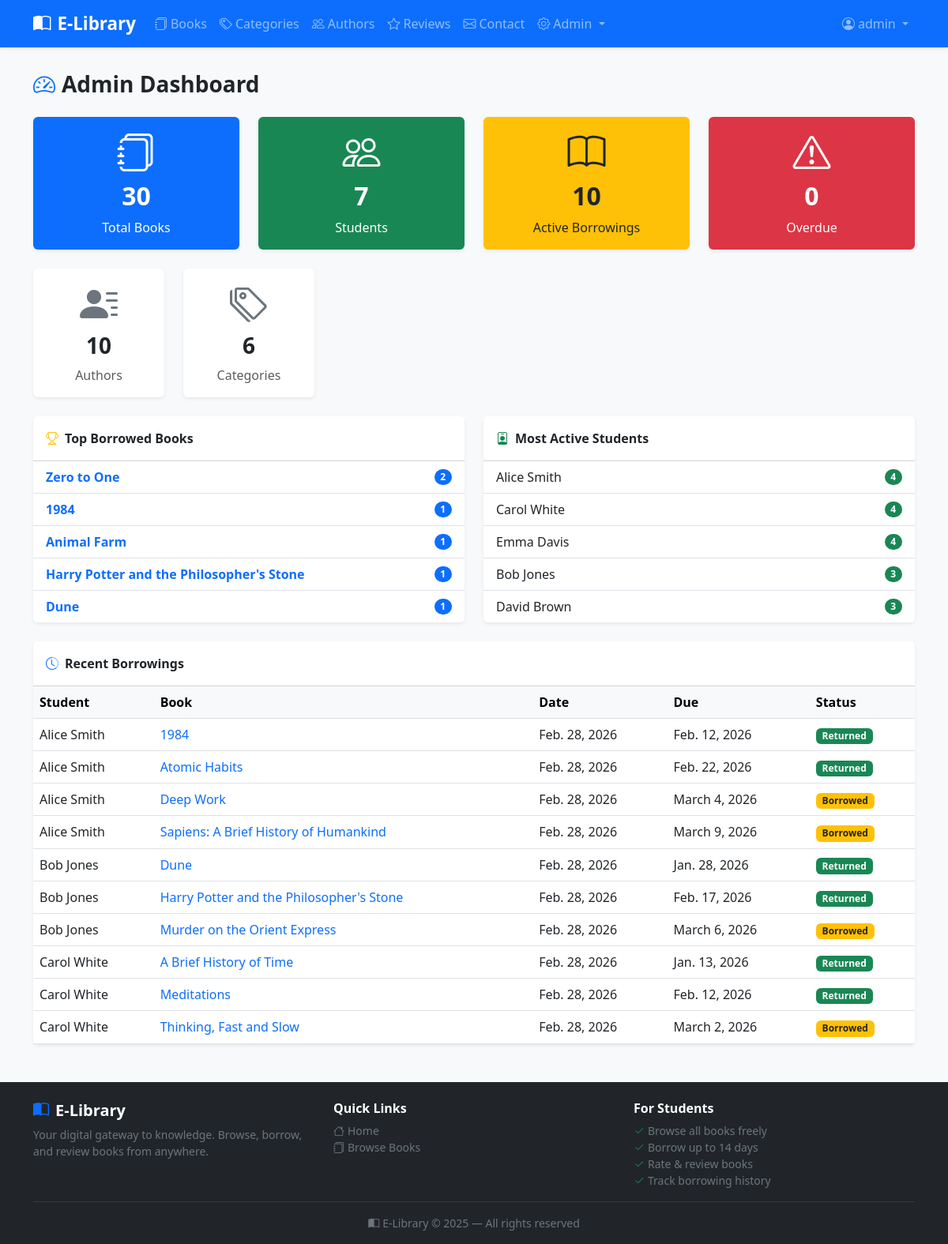
The page /admin-panel/dashboard/ (signed in) on the database its author committed.
### books/models.py (models this page shows, shortened)
class Book(models.Model):
    title = models.CharField(max_length=300)
    author = models.ForeignKey(Author, on_delete=models.SET_NULL, null=True, related_name='books')
    category = models.ForeignKey(Category, on_delete=models.SET_NULL, null=True, related_name='books')
    description = models.TextField(blank=True)
    cover_image = models.ImageField(upload_to='covers/', blank=True, null=True)
    isbn = models.CharField(max_length=20, blank=True, unique=True, null=True)
    pages = models.PositiveIntegerField(blank=True, null=True)
    language = models.CharField(max_length=50, blank=True, default='English')
    total_copies = models.PositiveIntegerField(default=1)
    available_copies = models.PositiveIntegerField(default=1)
    published_date = models.DateField(blank=True, null=True)
    created_at = models.DateTimeField(auto_now_add=True)
    class Meta:
        ordering = ['title']

### borrowing/models.py (models this page shows, shortened)
class BorrowRecord(models.Model):
    STATUS_CHOICES = [
        ('borrowed', 'Borrowed'),
        ('returned', 'Returned'),
    ]
    student = models.ForeignKey(User, on_delete=models.CASCADE, related_name='borrow_records')
    book = models.ForeignKey(Book, on_delete=models.CASCADE, related_name='borrow_records')
    borrow_date = models.DateField(auto_now_add=True)
    due_date = models.DateField()
    return_date = models.DateField(null=True, blank=True)
    status = models.CharField(max_length=10, choices=STATUS_CHOICES, default='borrowed')
    @property
    def is_overdue(self):
        return self.status == 'borrowed' and timezone.now().date() > self.due_date
    class Meta:
        ordering = ['-borrow_date']

### books/dashboard_views.py (the view)
# urls.py: path('dashboard/', dashboard_views.dashboard, name='dashboard'),
@user_passes_test(is_admin)
def dashboard(request):
    today = timezone.now().date()
    total_books = Book.objects.count()
    total_authors = Author.objects.count()
    total_categories = Category.objects.count()
    total_students = User.objects.filter(is_staff=False, is_superuser=False).count()
    active_borrowings = BorrowRecord.objects.filter(status='borrowed').count()
    overdue_borrowings = BorrowRecord.objects.filter(
        status='borrowed', due_date__lt=today
    ).count()
    top_books = (
        Book.objects.annotate(borrow_count=Count('borrow_records'))
        .order_by('-borrow_count')[:5]
    )
    top_students = (
        User.objects.annotate(borrow_count=Count('borrow_records'))
        .filter(is_staff=False)
        .order_by('-borrow_count')[:5]
    )
    recent_borrowings = BorrowRecord.objects.select_related('student', 'book').order_by('-borrow_date')[:10]
    return render(request, 'admin_dashboard/dashboard.html', {
        'total_books': total_books,
        'total_authors': total_authors,
        'total_categories': total_categories,
        'total_students': total_students,
        'active_borrowings': active_borrowings,
        'overdue_borrowings': overdue_borrowings,
        'top_books': top_books,
        'top_students': top_students,
        'recent_borrowings': recent_borrowings,
        'today': today,
    })

### books/dashboard_views.py (called while the page is built)
def is_admin(user):
    return user.is_staff

### templates/admin_dashboard/dashboard.html (shortened to what this page needs)
{% extends 'base.html' %}
{% block content %}
<h3 class="fw-bold mb-4"><i class="bi bi-speedometer2 me-2 text-primary"></i>Admin Dashboard</h3>
<div class="row g-4 mb-4">
  <div class="col-6 col-md-3">
    <div class="card border-0 shadow-sm text-center p-3 bg-primary text-white">
      <i class="bi bi-journals display-5"></i>
      <h2 class="fw-bold mt-2">{{ total_books }}</h2>
      <p class="mb-0">Total Books</p>
    </div>
  </div>
  <div class="col-6 col-md-3">
    <div class="card border-0 shadow-sm text-center p-3 bg-success text-white">
      <i class="bi bi-people display-5"></i>
      <h2 class="fw-bold mt-2">{{ total_students }}</h2>
      <p class="mb-0">Students</p>
    </div>
  </div>
  <div class="col-6 col-md-3">
    <div class="card border-0 shadow-sm text-center p-3 bg-warning text-dark">
      <i class="bi bi-book display-5"></i>
      <h2 class="fw-bold mt-2">{{ active_borrowings }}</h2>
      <p class="mb-0">Active Borrowings</p>
    </div>
  </div>
  <div class="col-6 col-md-3">
    <div class="card border-0 shadow-sm text-center p-3 bg-danger text-white">
      <i class="bi bi-exclamation-triangle display-5"></i>
      <h2 class="fw-bold mt-2">{{ overdue_borrowings }}</h2>
      <p class="mb-0">Overdue</p>
    </div>
  </div>
</div>
<div class="row g-4 mb-4">
  <div class="col-md-2">
    <div class="card border-0 shadow-sm text-center p-3">
      <i class="bi bi-person-lines-fill display-5 text-secondary"></i>
      <h3 class="fw-bold mt-2">{{ total_authors }}</h3>
      <p class="mb-0 text-muted">Authors</p>
    </div>
  </div>
  <div class="col-md-2">
    <div class="card border-0 shadow-sm text-center p-3">
      <i class="bi bi-tags display-5 text-secondary"></i>
      <h3 class="fw-bold mt-2">{{ total_categories }}</h3>
      <p class="mb-0 text-muted">Categories</p>
    </div>
  </div>
</div>
<div class="row g-4">
  <div class="col-md-6">
    <div class="card border-0 shadow-sm">
      <div class="card-header bg-white fw-bold py-3">
        <i class="bi bi-trophy me-2 text-warning"></i>Top Borrowed Books
      </div>
      <ul class="list-group list-group-flush">
        {% for book in top_books %}
        <li class="list-group-item d-flex justify-content-between align-items-center">
          <a href="{% url 'book_detail' book.pk %}" class="text-decoration-none fw-semibold">{{ book.title }}</a>
          <span class="badge bg-primary rounded-pill">{{ book.borrow_count }}</span>
        </li>
        {% empty %}
        <li class="list-group-item text-muted text-center">No borrowing data yet.</li>
        {% endfor %}
      </ul>
    </div>
  </div>
  <div class="col-md-6">
    <div class="card border-0 shadow-sm">
      <div class="card-header bg-white fw-bold py-3">
        <i class="bi bi-person-badge me-2 text-success"></i>Most Active Students
      </div>
      <ul class="list-group list-group-flush">
        {% for student in top_students %}
        <li class="list-group-item d-flex justify-content-between align-items-center">
          <span>{{ student.get_full_name|default:student.username }}</span>
          <span class="badge bg-success rounded-pill">{{ student.borrow_count }}</span>
        </li>
        {% empty %}
        <li class="list-group-item text-muted text-center">No student data yet.</li>
        {% endfor %}
      </ul>
    </div>
  </div>
  <div class="col-12">
    <div class="card border-0 shadow-sm">
      <div class="card-header bg-white fw-bold py-3">
        <i class="bi bi-clock-history me-2 text-primary"></i>Recent Borrowings
      </div>
      <div class="table-responsive">
        <table class="table table-hover mb-0">
          <thead class="table-light">
            <tr>
              <th>Student</th>
              <th>Book</th>
              <th>Date</th>
              <th>Due</th>
              <th>Status</th>
            </tr>
          </thead>
          <tbody>
            {% for record in recent_borrowings %}
            <tr {% if record.is_overdue %}class="table-danger"{% endif %}>
              <td>{{ record.student.get_full_name|default:record.student.username }}</td>
              <td><a href="{% url 'book_detail' record.book.pk %}" class="text-decoration-none">{{ record.book.title }}</a></td>
              <td>{{ record.borrow_date }}</td>
              <td>{{ record.due_date }}</td>
              <td>
                {% if record.status == 'borrowed' %}
                <span class="badge bg-warning text-dark">Borrowed</span>
                {% else %}
                <span class="badge bg-success">Returned</span>
                {% endif %}
              </td>
            </tr>
            {% empty %}
            <tr><td colspan="5" class="text-center text-muted py-3">No borrowings yet.</td></tr>
            {% endfor %}
          </tbody>
        </table>
      </div>
    </div>
  </div>
</div>
{% endblock %}

### templates/base.html (shortened to what this page needs)
<!DOCTYPE html>
<html lang="en">
<head>
  <link href="https://cdn.jsdelivr.net/npm/bootstrap@5.3.0/dist/css/bootstrap.min.css" rel="stylesheet">
  <link href="https://cdn.jsdelivr.net/npm/bootstrap-icons@1.11.0/font/bootstrap-icons.css" rel="stylesheet">
</head>
<body>
<nav class="navbar navbar-expand-lg navbar-dark bg-primary shadow-sm fixed-top">
  <div class="container">
    <a class="navbar-brand" href="{% url 'home' %}">
      <i class="bi bi-book-half me-2"></i>E-Library
    </a>
    <div class="collapse navbar-collapse" id="navbarNav">
      <ul class="navbar-nav me-auto">
        <li class="nav-item">
          <a class="nav-link" href="{% url 'book_list' %}"><i class="bi bi-journals me-1"></i>Books</a>
        </li>
        <li class="nav-item">
          <a class="nav-link" href="{% url 'public_category_list' %}"><i class="bi bi-tags me-1"></i>Categories</a>
        </li>
        <li class="nav-item">
          <a class="nav-link" href="{% url 'public_author_list' %}"><i class="bi bi-people me-1"></i>Authors</a>
        </li>
        <li class="nav-item">
          <a class="nav-link" href="{% url 'public_reviews' %}"><i class="bi bi-star me-1"></i>Reviews</a>
        </li>
        <li class="nav-item">
          <a class="nav-link" href="{% url 'contact' %}"><i class="bi bi-envelope me-1"></i>Contact</a>
        </li>
        {% if user.is_staff %}
        <li class="nav-item dropdown">
          <a class="nav-link dropdown-toggle" href="#" data-bs-toggle="dropdown">
            <i class="bi bi-gear me-1"></i>Admin
          </a>
        </li>
        {% endif %}
      </ul>
      <ul class="navbar-nav">
        {% if user.is_authenticated %}
        <li class="nav-item dropdown">
          <a class="nav-link dropdown-toggle" href="#" data-bs-toggle="dropdown">
            <i class="bi bi-person-circle me-1"></i>{{ user.get_full_name|default:user.username }}
          </a>
        </li>
        {% endif %}
      </ul>
    </div>
  </div>
</nav>
<div class="container mt-4">
  {% block content %}{% endblock %}
</div>
<footer class="bg-dark text-white mt-5 pt-4 pb-3">
  <div class="container">
    <div class="row g-4 mb-3">
      <div class="col-md-4">
        <h5 class="fw-bold mb-2"><i class="bi bi-book-half me-2 text-primary"></i>E-Library</h5>
        <p class="text-secondary small mb-0">Your digital gateway to knowledge. Browse, borrow, and review books from anywhere.</p>
      </div>
      <div class="col-md-4">
        <h6 class="fw-semibold mb-2">Quick Links</h6>
        <ul class="list-unstyled small mb-0">
          <li><a href="{% url 'home' %}" class="text-secondary text-decoration-none"><i class="bi bi-house me-1"></i>Home</a></li>
          <li><a href="{% url 'book_list' %}" class="text-secondary text-decoration-none"><i class="bi bi-journals me-1"></i>Browse Books</a></li>
        </ul>
      </div>
      <div class="col-md-4">
        <h6 class="fw-semibold mb-2">For Students</h6>
        <ul class="list-unstyled small mb-0 text-secondary">
          <li><i class="bi bi-check2 me-1 text-success"></i>Browse all books freely</li>
          <li><i class="bi bi-check2 me-1 text-success"></i>Borrow up to 14 days</li>
          <li><i class="bi bi-check2 me-1 text-success"></i>Rate &amp; review books</li>
          <li><i class="bi bi-check2 me-1 text-success"></i>Track borrowing history</li>
        </ul>
      </div>
    </div>
    <hr class="border-secondary">
    <p class="text-center text-secondary small mb-0">
      <i class="bi bi-book-half me-1"></i>E-Library &copy; 2025 &mdash; All rights reserved
    </p>
  </div>
</footer>
</body>
</html>

### templates/base.html (style rules this page uses)
body { background-color: #f8f9fa; padding-top: 66px; }
.navbar-brand { font-weight: 700; font-size: 1.4rem; }

### rows shown on the page
Book: title "Zero to One", borrow_count "2"
Book: title "1984", borrow_count "1"
Book: title "Animal Farm", borrow_count "1"
Book: title "Harry Potter and the Philosopher's Stone", borrow_count "1"
Book: title "Dune", borrow_count "1"
BorrowRecord: student.get_full_name "Alice Smith", book "1984", borrow_date "Feb. 28, 2026", due_date "Feb. 12, 2026", status "Returned"
BorrowRecord: student.get_full_name "Alice Smith", book "Atomic Habits", borrow_date "Feb. 28, 2026", due_date "Feb. 22, 2026", status "Returned"
BorrowRecord: student.get_full_name "Alice Smith", book "Deep Work", borrow_date "Feb. 28, 2026", due_date "March 4, 2026", status "Borrowed"
BorrowRecord: student.get_full_name "Alice Smith", book "Sapiens: A Brief History of Humankind", borrow_date "Feb. 28, 2026", due_date "March 9, 2026", status "Borrowed"
BorrowRecord: student.get_full_name "Bob Jones", book "Dune", borrow_date "Feb. 28, 2026", due_date "Jan. 28, 2026", status "Returned"
BorrowRecord: student.get_full_name "Bob Jones", book "Harry Potter and the Philosopher's Stone", borrow_date "Feb. 28, 2026", due_date "Feb. 17, 2026", status "Returned"
BorrowRecord: student.get_full_name "Bob Jones", book "Murder on the Orient Express", borrow_date "Feb. 28, 2026", due_date "March 6, 2026", status "Borrowed"
BorrowRecord: student.get_full_name "Carol White", book "A Brief History of Time", borrow_date "Feb. 28, 2026", due_date "Jan. 13, 2026", status "Returned"
BorrowRecord: student.get_full_name "Carol White", book "Meditations", borrow_date "Feb. 28, 2026", due_date "Feb. 12, 2026", status "Returned"
BorrowRecord: student.get_full_name "Carol White", book "Thinking, Fast and Slow", borrow_date "Feb. 28, 2026", due_date "March 2, 2026", status "Borrowed"

### other values the page prints
{{ user.get_full_name|default:user.username }} "admin"
{{ total_books }} "30"
{{ total_students }} "7"
{{ active_borrowings }} "10"
{{ overdue_borrowings }} "0"
{{ total_authors }} "10"
{{ total_categories }} "6"
{{ student.get_full_name|default:student.username }} "Alice Smith"
{{ student.borrow_count }} "4"
{{ student.get_full_name|default:student.username }} "Carol White"
{{ student.get_full_name|default:student.username }} "Emma Davis"
{{ student.get_full_name|default:student.username }} "Bob Jones"
{{ student.borrow_count }} "3"
{{ student.get_full_name|default:student.username }} "David Brown"
